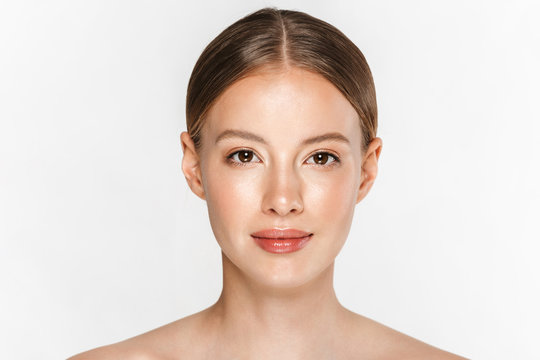
#> input picture test_images/face.jpg, 540 x 360 px
$ jupyter execute --allow-errors testing_jia.ipynb
#> lines starting #> are read from the running program, lines starting #| are printed output that depends on the picture
[cell 1]
import cv2
import matplotlib.pyplot as plt
import numpy as np
from typing import List, Tuple, Dict
from skimage.filters.rank import entropy
from skimage.morphology import disk
from skimage.feature import local_binary_pattern

[cell 2]
class FaceDetector:
    def __init__(self):
        self.cascade_classifier = cv2.CascadeClassifier(
            cv2.data.haarcascades + 'haarcascade_frontalface_default.xml'
        )
        self.landmark_model = cv2.face.createFacemarkLBF()
        self.landmark_model.loadModel("lbfmodel.yaml")

    # [50 lines left out: functions detect, display, not called in this run]

[cell 3]
class MaskHandler:
    # [78 lines left out: functions mask_points, build_mask, display, not called in this run]

[cell 4]
class SuperpixelFeatureExtractor:
    def __init__(self, region_size: int = 10, neighborhood_size: int = 3):
        """
        initializes the superpixel feature extractor with specified region and neighborhood sizes.

        in:
            region_size (INT): size of the superpixel region
            neighborhood_size (INT): size of the neighborhood for entropy calculation
        """
        self.region_size = region_size
        self.neighborhood_size = neighborhood_size
        self.algorithm = cv2.ximgproc.SLIC
        self.p_r_values = [(4, 1), (4, 3), (8, 1), (8, 3), (16, 2), (16, 5), (4, 2), (4, 4), (8, 2), (8, 4), (16, 3), (16, 7)]
        self.k_values = {
            4: [1, 2, 4],
            8: [1, 4, 7, 8],
            16: [1, 8, 15, 16],
        }

    def get_slic_superpixels(self, img_path: str) -> tuple[cv2.ximgproc.SuperpixelSLIC, np.ndarray, np.ndarray, int]:
        """
        computes superpixels using the slic algorithm and returns the results.

        in:
            img_path (STR): path to the input image file

        out:
            slic (CV2.XIMGPROC.SUPERPIXELSLIC): slic superpixel object
            contoured_img (NP.NDARRAY): rgb image with superpixel contours overlaid
            labels (NP.NDARRAY): array of superpixel labels for each pixel
            num_superpixels (INT): number of superpixels detected
        """
#> called with img_path = 'test_images/face.jpg'
        img_read = cv2.imread(img_path, cv2.IMREAD_GRAYSCALE)
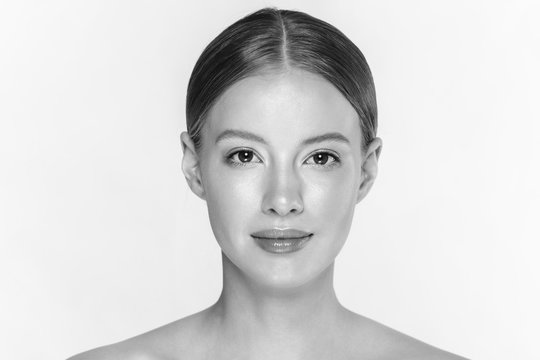
#> img_read: shape (360, 540); min 0, max 253, mean 217.1
        img_rgb = cv2.cvtColor(img_read, cv2.COLOR_GRAY2RGB)

        slic = cv2.ximgproc.createSuperpixelSLIC(
            img_rgb, algorithm=self.algorithm, region_size=self.region_size
        )
        slic.iterate(10)

        contour_mask = slic.getLabelContourMask()
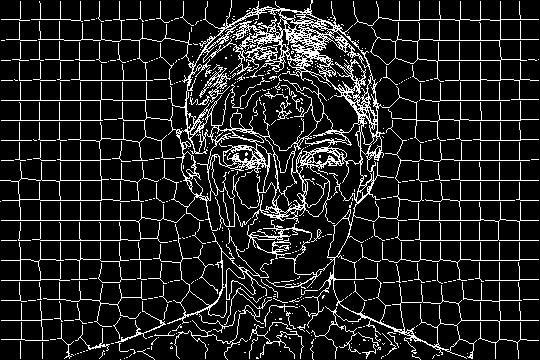
#> contour_mask: shape (360, 540); 12.6% white in thin lines or dots
        contour_colored_mask = np.zeros_like(img_rgb)
        contour_colored_mask[contour_mask == 255] = [0, 0, 255]
        contoured_img = cv2.addWeighted(img_rgb, 1, contour_colored_mask, 1, 0)
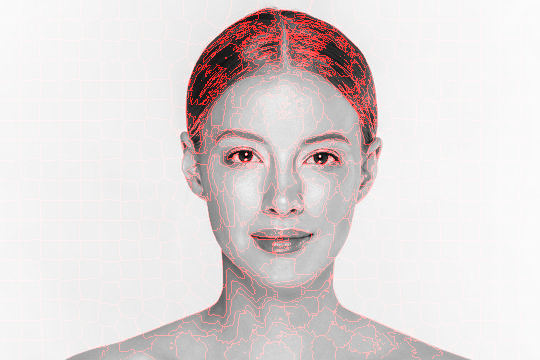
#> contoured_img: shape (360, 540, 3); mean B, G, R 217.1, 217.1, 225.3

        return slic, contoured_img, slic.getLabels(), slic.getNumberOfSuperpixels()

    def basic_superpixel_features(self, img_path: str, slic_superpixels: cv2.ximgproc.SuperpixelSLIC) -> list[dict]:
        """
        extracts basic features (mean intensity, std intensity, entropy) for each superpixel.

        in:
            img_path (STR): path to the input image file
            slic_superpixels (CV2.XIMGPROC.SUPERPIXELSLIC): the precomputed slic superpixel object

        out:
            features (LIST[DICT]): list of feature dictionaries for each superpixel, containing:
                - label (INT): superpixel label
                - mean_intensity (FLOAT): mean intensity of the superpixel
                - std_intensity (FLOAT): standard deviation of the intensity
                - entropy (FLOAT): entropy of the intensity distribution within the superpixel
        """
        img_read = cv2.imread(img_path, cv2.IMREAD_GRAYSCALE)
        img_read = np.array(img_read, dtype=np.uint8)

        entropy_map = entropy(img_read, disk(self.neighborhood_size))

        labels = slic_superpixels.getLabels()
        unique_labels = np.unique(labels)

        features = []

        for label in unique_labels:
            mask = (labels == label)
            region_pixels = img_read[mask]
            region_entropy = entropy_map[mask]

            feature_dict = {
                'label': int(label),
                'mean_intensity': float(np.mean(region_pixels)),
                'std_intensity': float(np.std(region_pixels)),
                'entropy': float(np.mean(region_entropy))
            }
            features.append(feature_dict)

        return features

    def extract_local_binary_patterns(self, img_path: str, slic_superpixels: cv2.ximgproc.SuperpixelSLIC) -> list[dict]:
        """
        extracts local binary pattern (lbp) based features and lacunarity for each superpixel.

        in:
            img_path (STR): path to the input image file
            slic_superpixels (CV2.XIMGPROC.SUPERPIXELSLIC): the precomputed slic superpixel object

        out:
            feature_dicts (LIST[DICT]): list of dictionaries per superpixel, each containing:
                - lbp_maps (DICT[tuple, NP.NDARRAY]): raw lbp pixel values per (p, r) pair
                - lacunarity_vector (NP.NDARRAY): vector of lacunarity values across lbp bins
        """
        img_read = cv2.imread(img_path, cv2.IMREAD_GRAYSCALE)
        labels = slic_superpixels.getLabels()
        unique_labels = np.unique(labels)

        lbp_maps = {}
        feature_dicts = []

        for (p, r) in self.p_r_values:
            lbp_map = local_binary_pattern(img_read, p, r, method="uniform")
            lbp_maps[(p, r)] = lbp_map

        for label in unique_labels:
            mask = (labels == label)
            label_lbp_maps = {}
            label_lacunarities = []

            for (p, r), map in lbp_maps.items():
                region_lbp_map = map[mask]
                label_lbp_maps[(p, r)] = region_lbp_map

            for (p, r), label_map in label_lbp_maps.items():
                for k in self.k_values[p]:
                    bin_map = (label_map == k).astype(np.uint8)
                    num_zeros = np.sum(bin_map == 0)
                    total_pixels = label_map.size
                    lacunarity = num_zeros / total_pixels
                    label_lacunarities.append(lacunarity)

            label_feature_dict = {
                "label": int(label),
                "lacunarity_vector": np.array(label_lacunarities)
            }

            feature_dicts.append(label_feature_dict)

        return feature_dicts

    def display_superpixels(self, contoured_img: np.ndarray) -> None:
        """
        displays an rgb image with superpixel contours using matplotlib.

        in:
            contoured_img (NP.NDARRAY): rgb image with overlaid superpixel contours
        """
        plt.imshow(contoured_img)
        plt.axis('off')
        plt.show()

[cell 5]
# %% Test FaceDetector
# Test FaceDetector with a sample image
img_path = "test_images/face.jpg"

# Instantiate the FaceDetector
#> (the rest of this cell did not finish here and is left out)

[cell 6]
# %% Test MaskHandler
# Test MaskHandler with the detected landmarks
mask_handler = MaskHandler()

# Mask the points in the image using the landmarks from the FaceDetector
#> (the rest of this cell did not finish here and is left out)

[cell 7]
# %% Test SuperpixelFeatureExtractor
# Test SuperpixelFeatureExtractor with the test image
img_path = 'test_images/face.jpg'  # Replace with the actual image path
superpixel_extractor = SuperpixelFeatureExtractor(region_size=20, neighborhood_size=3)

# Get SLIC superpixels
slic, contoured_img, labels, num_superpixels = superpixel_extractor.get_slic_superpixels(img_path)
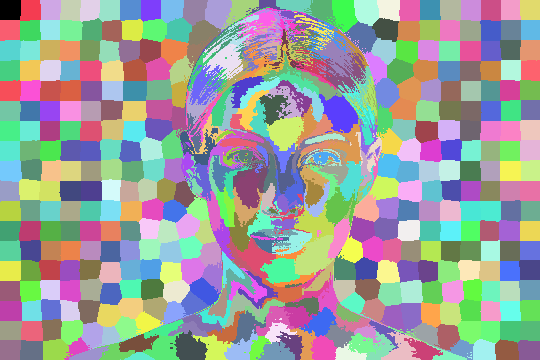
#> labels: shape (360, 540) int32; 486 distinct labels, from 0 to 485; one colour per label, 0 black
#> num_superpixels = 486

# Display the superpixels contours on the image
superpixel_extractor.display_superpixels(contoured_img)

# Extract basic features for each superpixel
features = superpixel_extractor.basic_superpixel_features(img_path, slic)
#> in basic_superpixel_features, `entropy_map = entropy(img_read, disk(self.neighborhood_size))`:
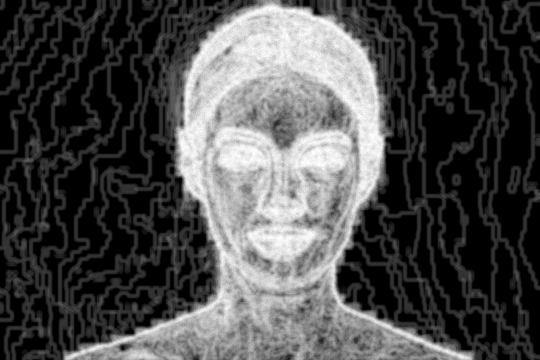
#> entropy_map: shape (360, 540) float64; min 0, max 4.86, mean 1.46; drawn with min black and max white
#> after the loop in basic_superpixel_features, `for label in unique_labels:`: features = 486 items
#> features = 486 items

# Show extracted features for each superpixel
print("Superpixel Features:", features)
#> (printed output is left out)

# Extract Local Binary Patterns and Lacunarity features
lbp_features = superpixel_extractor.extract_local_binary_patterns(img_path, slic)
#> the loop in extract_local_binary_patterns, `for (p, r) in self.p_r_values:` made 12 passes
#> pass 1, in extract_local_binary_patterns, `lbp_map = local_binary_pattern(img_read, p, r, method="uniform")`:
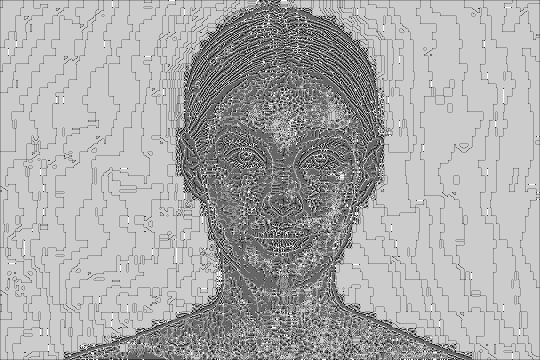
#> lbp_map: shape (360, 540) float64; min 0, max 5, mean 3.37; drawn with min black and max white
#> pass 2, in extract_local_binary_patterns, `lbp_map = local_binary_pattern(img_read, p, r, method="uniform")`:
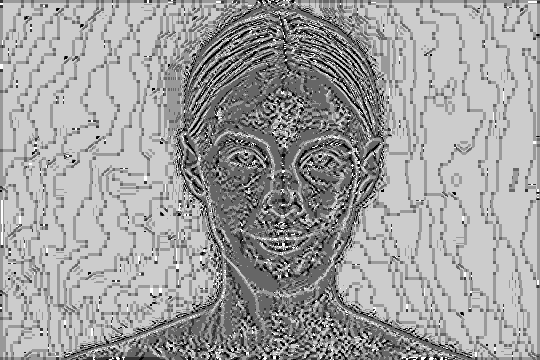
#> lbp_map: shape (360, 540) float64; min 0, max 5, mean 3.15; drawn with min black and max white
#> pass 3, in extract_local_binary_patterns, `lbp_map = local_binary_pattern(img_read, p, r, method="uniform")`:
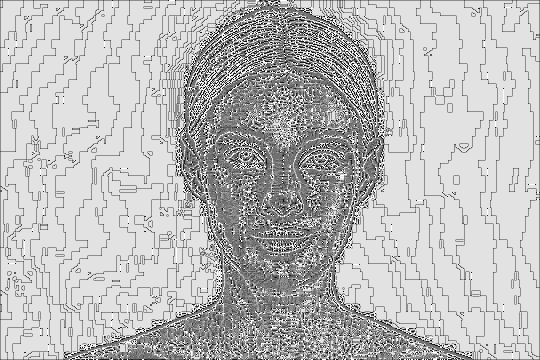
#> lbp_map: shape (360, 540) float64; min 0, max 9, mean 6.68; drawn with min black and max white
#> after the loop in extract_local_binary_patterns, `for (p, r) in self.p_r_values:`: lbp_maps = 12 items
#> lbp_features = 486 items

# Show LBP and Lacunarity features for each superpixel
print("Local Binary Patterns and Lacunarity Features:", len(lbp_features[0]["lacunarity_vector"]))
